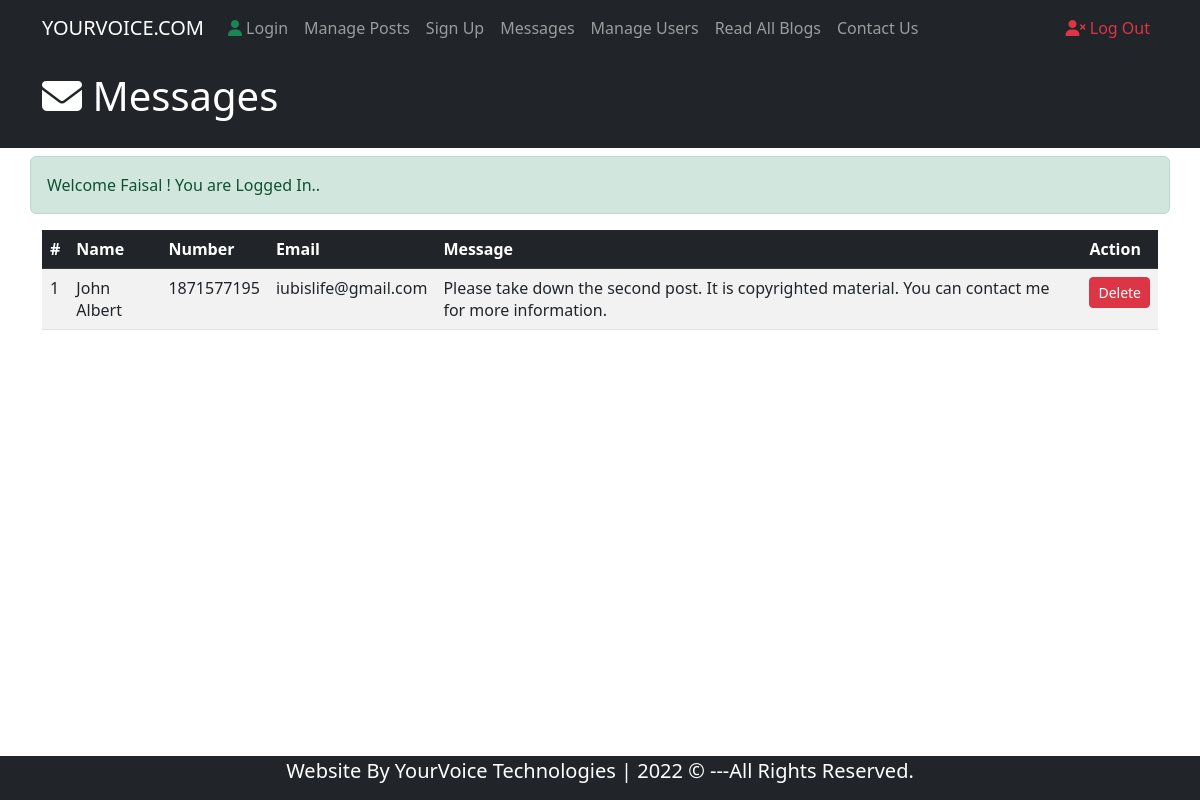
Screenshot of /ContactMessages.php (signed in) with the database file from the repository.
### tables this page shows
CREATE TABLE `contactus` (
  `id` int(10) NOT NULL,
  `name` varchar(100) NOT NULL,
  `number` int(11) NOT NULL,
  `email` varchar(50) NOT NULL,
  `message` varchar(1000) NOT NULL
);

### ContactMessages.php (the view, shortened to what this page needs)
<?php
require_once("includes/Sessions.php");
?>
<html lang="en">
<head>
    <link href="https://cdn.jsdelivr.net/npm/bootstrap@5.2.3/dist/css/bootstrap.min.css" rel="stylesheet">
    <link href="css/styles.css" rel="stylesheet">
</head>
<body>
    <nav class="navbar navbar-expand-lg navbar-dark bg-dark">
        <div class="container">
            <a href="#" class="navbar-brand">YOURVOICE.COM</a>
            <div class="collapse navbar-collapse" id="navbarcollapseBMS">
            <ul class="navbar-nav mr-auto">
                <li class="nav-item">
                    <a href="LoginUser.php" class="nav-link"><i class="fa-solid fa-user text-success"></i> Login</a>
                </li>
                <li class="nav-item">
                    <a href="Posts.php" class="nav-link">Manage Posts</a>
                </li>
                <li class="nav-item">
                    <a href="RegisterUser.php" class="nav-link">Sign Up</a>
                </li>
                <li class="nav-item">
                    <a href="ContactMessages.php" class="nav-link">Messages</a>
                </li>
                <li class="nav-item">
                    <a href="ManageUsers.php" class="nav-link">Manage Users</a>
                </li>
                <li class="nav-item">
                    <a href="Blog.php" class="nav-link">Read All Blogs</a>
                </li>
                <li class="nav-item">
                    <a href="ContactUs.php" class="nav-link">Contact Us</a>
                </li>
            </ul>
            <ul class="navbar-nav ml-auto">
                <li class="nav-item">
                    <a href="LogOut.php" class="nav-link text-danger"><i class="fa-solid fa-user-xmark"></i> Log Out</a>
                </li>
            </ul>
            </div>
        </div>
    </nav>
    <header class="bg-dark text-white py-3">
        <div class="container">
            <div class="row">
                <div class="col-md-12 mb-1">
                    <h1><i class="fa-solid fa-envelope"></i> Messages</h1>
                </div>
            </div>
        </div>
    </header>
    <section class="container py-2 mb-4" style="min-height:70% ;">
        <div class="row">
        <?php echo ErrorMessage(); echo SuccessMessage(); ?>
            <div class="col-lg-12">
                <table class="table table-striped table-hover">
                    <thead class="table-dark">
                    <tr>
                        <th>#</th>
                        <th>Name</th>
                        <th>Number</th>
                        <th>Email</th>
                        <th>Message</th>
                        <th>Action</th>
                    </tr>
                    </thead>
                    <?php
                    global $ConnectingDB;
                    $sql = "SELECT * FROM contactus";
                    $stmt = $ConnectingDB->query($sql);
                    $SerialNumber = 0;
                    while ($DataRows = $stmt->fetch()){
                        $Id = $DataRows['id'];
                        $Name = $DataRows['name'];
                        $Number = $DataRows["number"];
                        $Email = $DataRows["email"];
                        $Message = $DataRows["message"];
                        $SerialNumber++;
                    ?>
                    <tbody>
                    <tr>
                        <td><?php echo $SerialNumber; ?></td>
                        <td><?php echo $Name; ?></td>
                        <td><?php echo $Number; ?></td>
                        <td><?php echo $Email; ?></td>
                        <td><?php echo $Message; ?></td>
                        <td><a href="DeleteMessage.php?id=<?php echo $Id; ?>"><span class="btn btn-danger btn-sm">Delete</span></a></td>
                    </tr>
                    </tbody>
                    <?php } ?>
                </table>
            </div>
        </div>
    </section>
    <br>
    <footer class="bg-dark text-white">
        <div class="container">
            <div class="row">
                <div class="col">
                    <p class="lead text-center">Website By YourVoice Technologies | 2022 &copy; ---All Rights Reserved. </p>
                </div>
            </div>
        </div>
    </footer>
</body>
</html>

### css/styles.css (style rules this page uses)
.mr-auto { margin-right: auto; }
.ml-auto { margin-left: auto; }

### rows the page displays
contactus: name "John Albert", number "1871577195", email "iubislife@gmail.com", message "Please take down the second post. It is copyrighted material. You can contact me for more information."

### other values shown
SuccessMessage() "Welcome Faisal ! You are Logged In.."
